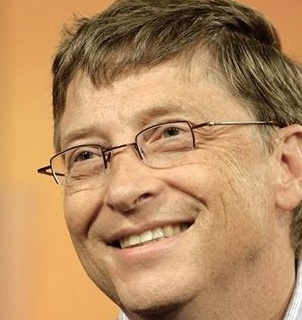
#> input picture test/dataset/Bill Gates58_594.jpg, 302 x 320 px, found by its file name; its folder holds 4 pictures in this run
$ python main_test.py
#> lines starting #> are read from the running program, lines starting #| are printed output that depends on the picture
### src/extractor.py
import cv2
import numpy as np
import os
from os import listdir

print(os.getcwd())

def extractImages(folderPath):
    # extract
#> called with folderPath = 'src/test/dataset'
    images_train =[]
    for file in listdir(folderPath):
        filePath = os.path.join(folderPath,file)
        img = cv2.imread(filePath, cv2.IMREAD_GRAYSCALE)
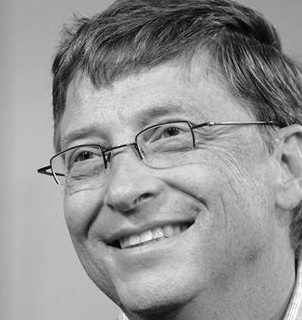
#> img: shape (320, 302); min 0, max 255, mean 148.4
        img = cv2.resize(img,(256,256),interpolation = cv2.INTER_AREA)
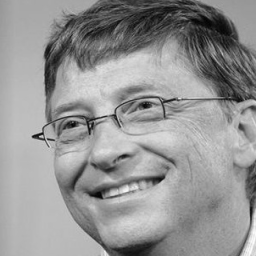
#> img: shape (256, 256); min 2, max 251, mean 148.4
        images_train.append(img)
#> pass 2 of the loop in extractImages, `for file in listdir(folderPath):`:
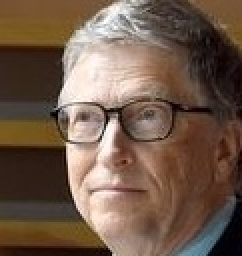
#> input picture test/dataset/Bill Gates60_597.jpg, 121 x 128 px, found by its file name (shown 2 times larger)
#> in extractImages, `img = cv2.imread(filePath, cv2.IMREAD_GRAYSCALE)`:
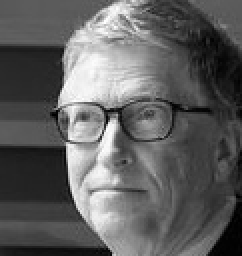
#> img: shape (128, 121) (shown 2 times larger); min 0, max 255, mean 95.4
#> in extractImages, `img = cv2.resize(img,(256,256),interpolation = cv2.INTER_AREA)`:
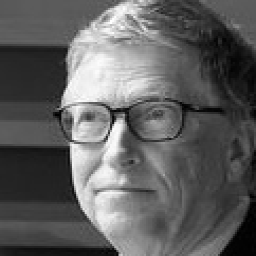
#> img: shape (256, 256); min 0, max 255, mean 95.4
#> pass 3 of the loop in extractImages, `for file in listdir(folderPath):`:
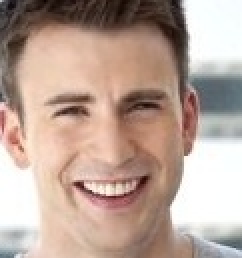
#> input picture test/dataset/Chris Evans93_1271.jpg, 121 x 129 px, found by its file name (shown 2 times larger)
#> in extractImages, `img = cv2.imread(filePath, cv2.IMREAD_GRAYSCALE)`:
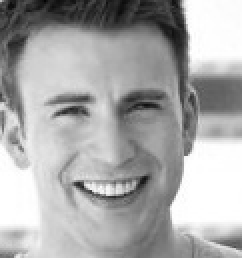
#> img: shape (129, 121) (shown 2 times larger); min 3, max 255, mean 169.5
#> in extractImages, `img = cv2.resize(img,(256,256),interpolation = cv2.INTER_AREA)`:
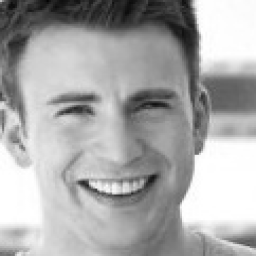
#> img: shape (256, 256); min 3, max 255, mean 169.4
#> the loop made 4 passes; the first 3 are shown
    return images_train


### src/main_test.py
import cv2
import numpy as np
import os
from os import listdir
import extractor
import eigenface


datasetPath = os.getcwd() + "/test/dataset"
inputPath = os.getcwd() + "/test/input"
outputPath = os.getcwd() + "/test/output"
# print(datasetPath)

# Extract all dataset to image_train
images_arr = extractor.extractImages(datasetPath)
# print(images_arr)

# Extract input image
test_face = extractor.extractImages(inputPath)
#> (the run stopped early here; a loop or call above may not have finished)
